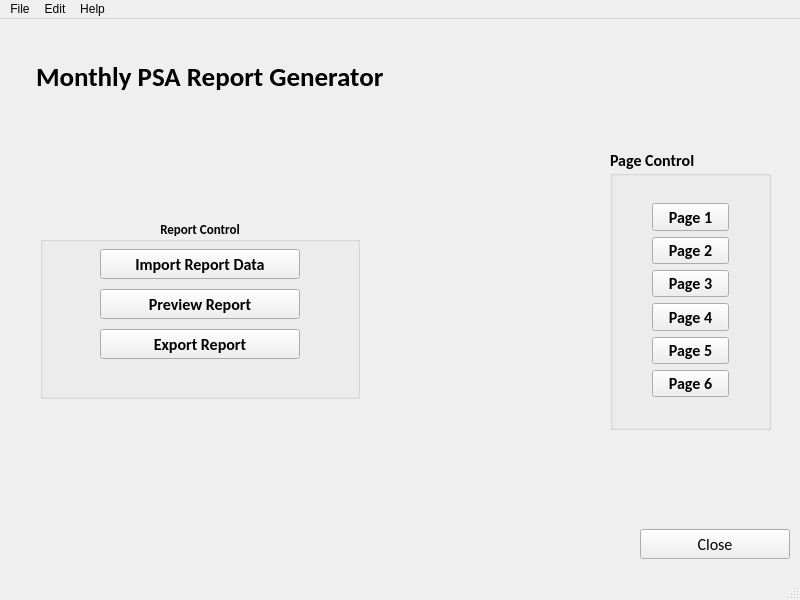
<?xml version="1.0" encoding="UTF-8"?>
<ui version="4.0">
 <class>PSAHome</class>
 <widget class="QMainWindow" name="PSAHome">
  <property name="geometry">
   <rect>
    <x>0</x>
    <y>0</y>
    <width>800</width>
    <height>600</height>
   </rect>
  </property>
  <property name="windowTitle">
   <string>PSA Report Home Page</string>
  </property>
  <widget class="QWidget" name="centralwidget">
   <widget class="QLabel" name="ScantechLogo">
    <property name="geometry">
     <rect>
      <x>600</x>
      <y>0</y>
      <width>200</width>
      <height>50</height>
     </rect>
    </property>
    <property name="text">
     <string/>
    </property>
    <property name="pixmap">
     <pixmap resource="PSAReportResources.qrc">:/Resources/ScantechFullLogo.png</pixmap>
    </property>
    <property name="scaledContents">
     <bool>true</bool>
    </property>
    <property name="alignment">
     <set>Qt::AlignCenter</set>
    </property>
   </widget>
   <widget class="QLabel" name="label">
    <property name="geometry">
     <rect>
      <x>31</x>
      <y>41</y>
      <width>354</width>
      <height>33</height>
     </rect>
    </property>
    <property name="font">
     <font>
      <family>Calibri</family>
      <pointsize>20</pointsize>
      <weight>75</weight>
      <bold>true</bold>
     </font>
    </property>
    <property name="text">
     <string>Monthly PSA Report Generator</string>
    </property>
    <property name="indent">
     <number>5</number>
    </property>
   </widget>
   <widget class="QPushButton" name="CloseReportPB">
    <property name="geometry">
     <rect>
      <x>640</x>
      <y>510</y>
      <width>150</width>
      <height>30</height>
     </rect>
    </property>
    <property name="font">
     <font>
      <family>Calibri</family>
      <pointsize>12</pointsize>
     </font>
    </property>
    <property name="text">
     <string>Close</string>
    </property>
   </widget>
   <widget class="QGroupBox" name="groupBox">
    <property name="geometry">
     <rect>
      <x>610</x>
      <y>130</y>
      <width>161</width>
      <height>281</height>
     </rect>
    </property>
    <property name="font">
     <font>
      <family>Calibri</family>
      <pointsize>12</pointsize>
      <weight>75</weight>
      <bold>true</bold>
     </font>
    </property>
    <property name="title">
     <string>Page Control</string>
    </property>
    <widget class="QWidget" name="layoutWidget">
     <property name="geometry">
      <rect>
       <x>42</x>
       <y>54</y>
       <width>77</width>
       <height>194</height>
      </rect>
     </property>
     <layout class="QVBoxLayout" name="verticalLayout">
      <item>
       <widget class="QPushButton" name="PB_pg">
        <property name="text">
         <string>Page 1</string>
        </property>
       </widget>
      </item>
      <item>
       <widget class="QPushButton" name="PB_pg_2">
        <property name="text">
         <string>Page 2</string>
        </property>
       </widget>
      </item>
      <item>
       <widget class="QPushButton" name="PB_pg_3">
        <property name="text">
         <string>Page 3</string>
        </property>
       </widget>
      </item>
      <item>
       <widget class="QPushButton" name="PB_pg_4">
        <property name="text">
         <string>Page 4</string>
        </property>
       </widget>
      </item>
      <item>
       <widget class="QPushButton" name="PB_pg_5">
        <property name="text">
         <string>Page 5</string>
        </property>
       </widget>
      </item>
      <item>
       <widget class="QPushButton" name="PB_pg_6">
        <property name="text">
         <string>Page 6</string>
        </property>
       </widget>
      </item>
     </layout>
    </widget>
   </widget>
   <widget class="QGroupBox" name="groupBox_2">
    <property name="geometry">
     <rect>
      <x>40</x>
      <y>200</y>
      <width>320</width>
      <height>180</height>
     </rect>
    </property>
    <property name="font">
     <font>
      <family>Calibri</family>
      <pointsize>10</pointsize>
      <weight>75</weight>
      <bold>true</bold>
     </font>
    </property>
    <property name="title">
     <string>Report Control</string>
    </property>
    <property name="alignment">
     <set>Qt::AlignCenter</set>
    </property>
    <widget class="QPushButton" name="ImportReportPB">
     <property name="geometry">
      <rect>
       <x>60</x>
       <y>30</y>
       <width>200</width>
       <height>30</height>
      </rect>
     </property>
     <property name="font">
      <font>
       <family>Calibri</family>
       <pointsize>12</pointsize>
      </font>
     </property>
     <property name="text">
      <string>Import Report Data</string>
     </property>
    </widget>
    <widget class="QPushButton" name="PreviewReportPB">
     <property name="geometry">
      <rect>
       <x>60</x>
       <y>70</y>
       <width>200</width>
       <height>30</height>
      </rect>
     </property>
     <property name="font">
      <font>
       <family>Calibri</family>
       <pointsize>12</pointsize>
      </font>
     </property>
     <property name="text">
      <string>Preview Report</string>
     </property>
    </widget>
    <widget class="QPushButton" name="ExportReportPB">
     <property name="geometry">
      <rect>
       <x>60</x>
       <y>110</y>
       <width>200</width>
       <height>30</height>
      </rect>
     </property>
     <property name="font">
      <font>
       <family>Calibri</family>
       <pointsize>12</pointsize>
      </font>
     </property>
     <property name="text">
      <string>Export Report</string>
     </property>
    </widget>
   </widget>
  </widget>
  <widget class="QMenuBar" name="menubar">
   <property name="geometry">
    <rect>
     <x>0</x>
     <y>0</y>
     <width>800</width>
     <height>21</height>
    </rect>
   </property>
   <widget class="QMenu" name="menuFile">
    <property name="title">
     <string>File</string>
    </property>
    <addaction name="actionNew_Report"/>
    <addaction name="separator"/>
    <addaction name="actionOpen_Report"/>
   </widget>
   <widget class="QMenu" name="menuEdit">
    <property name="title">
     <string>Edit</string>
    </property>
    <addaction name="actionEdit_Exisiting_Report"/>
   </widget>
   <widget class="QMenu" name="menuAbout">
    <property name="title">
     <string>Help</string>
    </property>
    <addaction name="actionAbout"/>
   </widget>
   <addaction name="menuFile"/>
   <addaction name="menuEdit"/>
   <addaction name="menuAbout"/>
  </widget>
  <widget class="QStatusBar" name="statusbar"/>
  <action name="actionNew_Report">
   <property name="text">
    <string>New Report</string>
   </property>
   <property name="toolTip">
    <string>Generate New Monthly PSA Report</string>
   </property>
   <property name="shortcut">
    <string>Ctrl+N</string>
   </property>
  </action>
  <action name="actionEdit_Exisiting_Report">
   <property name="text">
    <string>Edit Exisiting Report</string>
   </property>
  </action>
  <action name="actionAbout">
   <property name="text">
    <string>About</string>
   </property>
  </action>
  <action name="actionOpen_Report">
   <property name="text">
    <string>Open Report</string>
   </property>
   <property name="shortcut">
    <string>Ctrl+O</string>
   </property>
  </action>
 </widget>
 <resources>
  <include location="PSAReportResources.qrc"/>
 </resources>
 <connections>
  <connection>
   <sender>ImportReportPB</sender>
   <signal>released()</signal>
   <receiver>PSAHome</receiver>
   <slot>show()</slot>
   <hints>
    <hint type="sourcelabel">
     <x>189</x>
     <y>218</y>
    </hint>
    <hint type="destinationlabel">
     <x>281</x>
     <y>159</y>
    </hint>
   </hints>
  </connection>
  <connection>
   <sender>CloseReportPB</sender>
   <signal>released()</signal>
   <receiver>PSAHome</receiver>
   <slot>close()</slot>
   <hints>
    <hint type="sourcelabel">
     <x>701</x>
     <y>548</y>
    </hint>
    <hint type="destinationlabel">
     <x>753</x>
     <y>481</y>
    </hint>
   </hints>
  </connection>
 </connections>
</ui>
